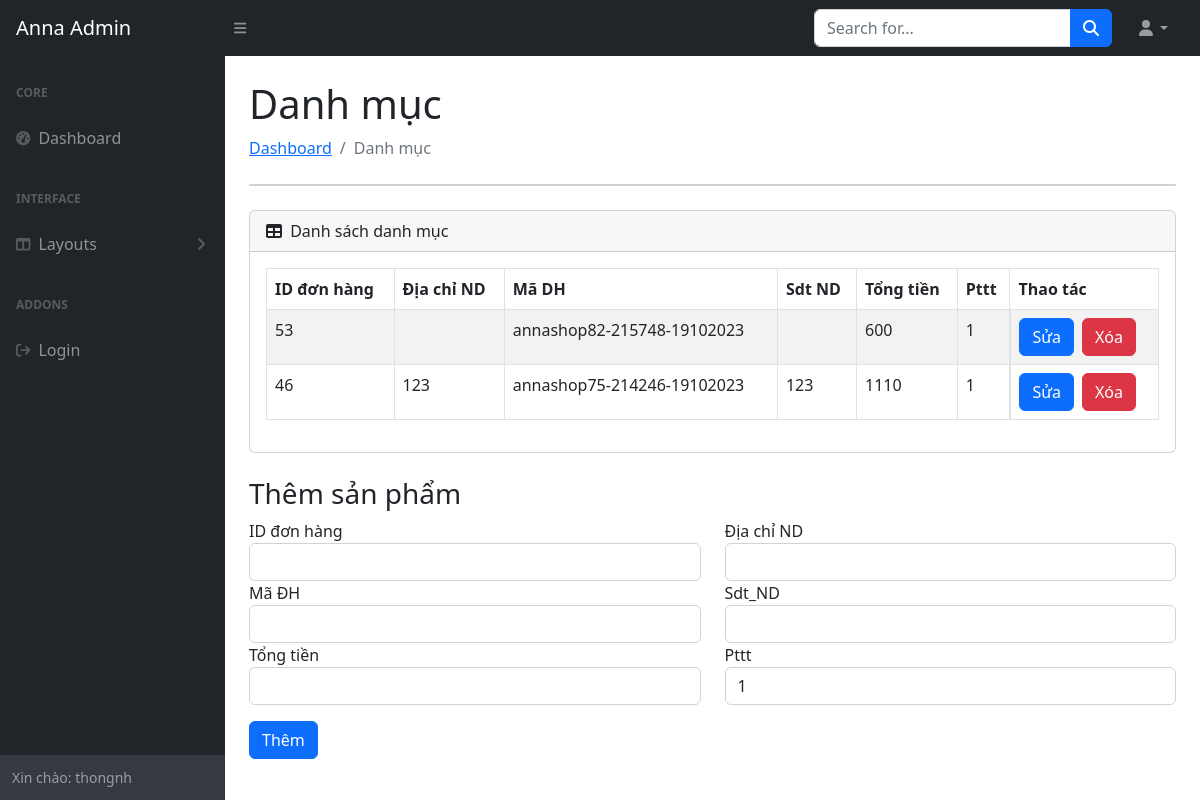
/Admin/index.php?pg=donhang (signed in), run on the app's committed database.
### tables this page shows
CREATE TABLE `don_hang` (
  `id_don_hang` int(9) NOT NULL,
  `id_user` int(9) NOT NULL,
  `ma_donhang` varchar(100) NOT NULL,
  `ten_NN` varchar(300) DEFAULT NULL,
  `dia_chi_NN` varchar(300) DEFAULT NULL,
  `sdt_NN` int(100) DEFAULT NULL,
  `ma_KH` varchar(100) NOT NULL,
  `ten_ND` varchar(300) NOT NULL,
  `dia_chi_ND` varchar(300) NOT NULL,
  `email_ND` varchar(100) NOT NULL,
  `sdt_ND` varchar(300) NOT NULL,
  `ship` int(6) NOT NULL DEFAULT 0,
  `voucher` int(6) NOT NULL DEFAULT 0,
  `total` int(6) NOT NULL,
  `tongthanhtoan` int(9) NOT NULL,
  `pttt` tinyint(1) NOT NULL COMMENT '0: COD; 1:Thanh toán online; 3: Chuyển khoản'
);

### Dao/pdo.php (called while the page is built, shortened)
<?php
function pdo_get_connection(){
    $dburl = "mysql:host=localhost;dbname=anna;charset=utf8";
    $username = 'root';
    $password = '';
    $conn = new PDO($dburl, $username, $password);
    $conn->setAttribute(PDO::ATTR_ERRMODE, PDO::ERRMODE_EXCEPTION);
    return $conn;
}
function pdo_query($sql){
    $sql_args = array_slice(func_get_args(), 1);
    try{
        $conn = pdo_get_connection();
        $stmt = $conn->prepare($sql);
        $stmt->execute($sql_args);
        $rows = $stmt->fetchAll();
        return $rows;
    }
    catch(PDOException $e){
        throw $e;
    }
    finally{
        unset($conn);
    }
}

### Dao/donhang.php (called while the page is built, shortened)
<?php
function bill_insert_all()
{
    $sql = "SELECT * FROM don_hang ORDER BY id_don_hang DESC";
    return pdo_query($sql);
}

### Admin/public/admin_donhang.php (the view, shortened to what this page needs)
<div id="layoutSidenav_content">
    <main>
        <div class="container-fluid px-4">
            <h1 class="mt-4">Danh mục</h1>
            <ol class="breadcrumb mb-4">
                <li class="breadcrumb-item"><a href="index.html">Dashboard</a></li>
                <li class="breadcrumb-item active">Danh mục</li>
            </ol>
            <div class="card mb-4">
            </div>
            <div class="card mb-4">
                <div class="card-header">
                    <i class="fas fa-table me-1"></i>
                    Danh sách danh mục
                </div>
                <div class="card-body">
                    <table id="customTable" class="table table-striped table-bordered">
                        <thead>
                            <tr>
                                <th>ID đơn hàng</th>
                                <th>Địa chỉ ND</th>
                                <th>Mã DH</th>
                                <th>Sdt ND</th>
                                <th>Tổng tiền</th>
                                <th>Pttt</th>
                                <th>Thao tác</th>
                            </tr>
                        </thead>
                        <tbody>
                            <?php
                                foreach ($bill_list as $item) {
                                    extract($item);
                                    $edit = "<a href='index.php?pg=update_bill&id_sp=" . $id_don_hang. "' class='btn btn-primary'>Sửa</a>";
                                    $del = "<a href='index.php?pg=del_bill&id_sp=" . $id_don_hang . "' class='btn btn-danger'>Xóa</a>";
                                    echo '
                                    <tr >
                                        <td >' . $id_don_hang . '</td>
                                        <td>' . $dia_chi_ND . '</td>
                                        <td>' . $ma_donhang . '</td>
                                        <td>' . $sdt_ND . '</td>
                                        <td>' . $tongthanhtoan. '</td>
                                        <td>' . $pttt. '</td>
                                        <td class="d-flex gap-2">
                                            ' . $edit . $del . '
                                        </td>
                                    </tr>';
                                }
                                ?>
                        </tbody>
                    </table>
                </div>
            </div>
        </div>
        <div class="add-catalog container px-4 fz-1">
            <h3 class="add-catalog-title ">Thêm sản phẩm</h3>
            <form class="formmain row" action="index.php?pg=add_sanpham" method="post">
                <div class="form-group col-6">
                    <label class="fw-400" for="category-name ">ID đơn hàng</label>
                    <input type="number" class="form-control" id="category-name" name="id_don_hang">
                </div>
                <div class="form-group col-6">
                    <label class="fw-400" for="category-description">Địa chỉ ND</label>
                    <input type="text" class="form-control" id="category-description" name="dia_chi_ND">
                </div>
                <div class="form-group col-6">
                    <label class="fw-400" for="category-description">Mã ĐH</label>
                    <input type="email" class="form-control" id="category-description" name="ma_DH">
                </div>
                <div class="form-group col-6">
                    <label class="fw-400" for="category-description">Sdt_ND</label>
                    <input type="number" class="form-control" id="category-description" name="sdt">
                </div>
                <div class="form-group col-6">
                    <label class="fw-400" for="category-description">Tổng tiền</label>
                    <input type="number" class="form-control" id="category-description" name="tongthanhtoan">
                </div>
                <div class="form-group col-6">
                    <label class="fw-400" for="category-description">Pttt</label>
                    <select class="form-control" name="pttt" id="" class="col-12">
                        <option value="1">1</option>
                    </select>
                </div>
                <div class="py-3">
                    <input type="submit" class="btn btn-primary" name="btn-add" value="Thêm">
                </div>
            </form>
        </div>
</div>
</div>

### data on the page
don_hang: id_don_hang "53", ma_donhang "annashop82-215748-19102023", tongthanhtoan "600", pttt "1"
don_hang: id_don_hang "46", dia_chi_ND "123", ma_donhang "annashop75-214246-19102023", sdt_ND "123", tongthanhtoan "1110", pttt "1"

### other printed values
$admin["username"] "thongnh"
